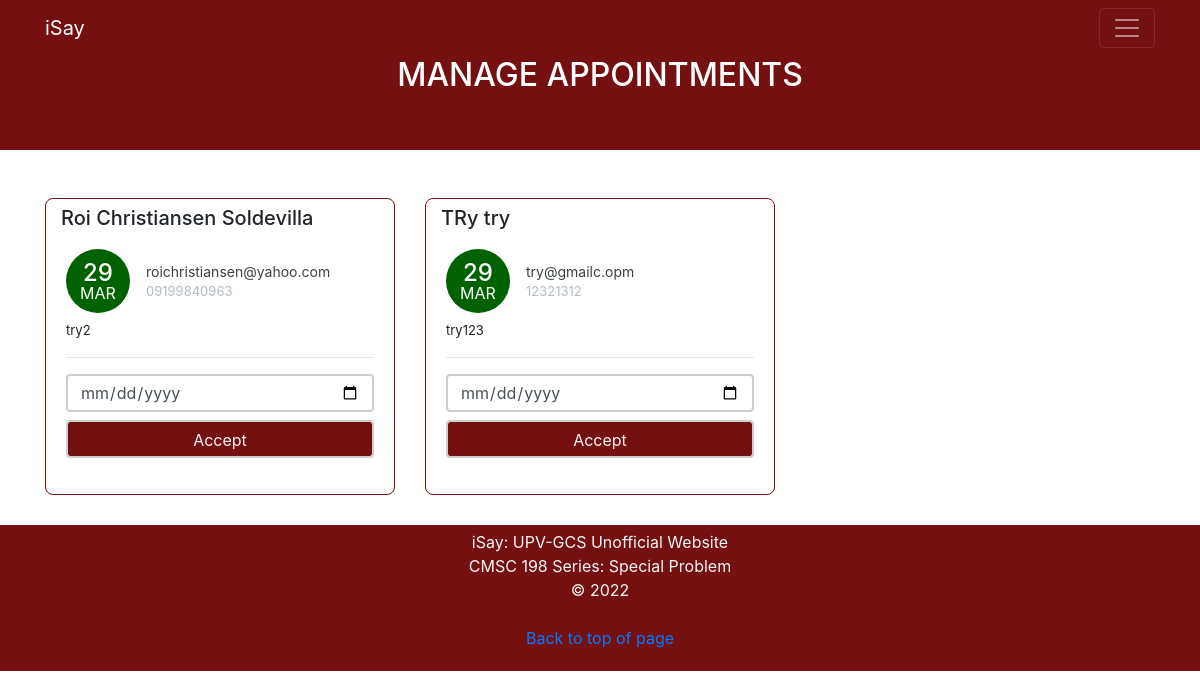
The app's page /manage-appointments/, older data.
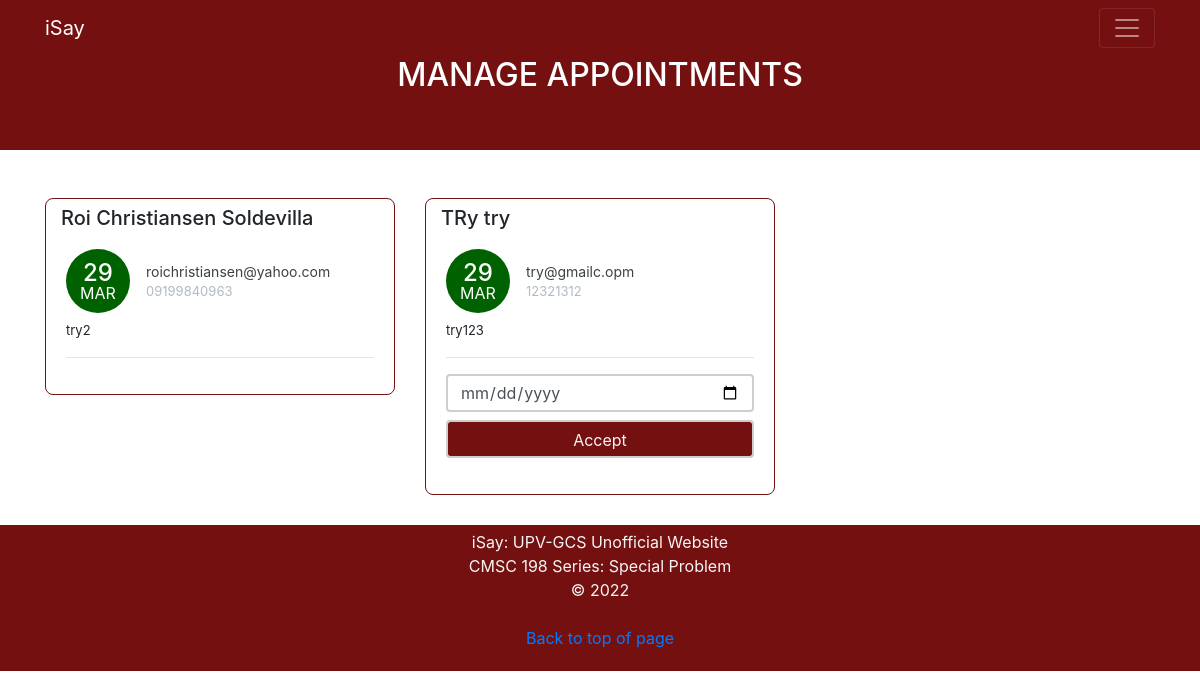
The same page, newer data.
### isay/models.py (models this page shows, shortened)
class Appointment(models.Model):
    first_name = models.CharField(max_length=50)
    last_name = models.CharField(max_length=50)
    email = models.CharField(max_length=50)
    phone = models.CharField(max_length=50)
    request = models.TextField(blank=True)
    sent_date = models.DateField(auto_now_add=True)
    accepted = models.BooleanField(default=False)
    accepted_date = models.DateField(auto_now_add=False, null=True, blank=True)
    class Meta:
        ordering = ["-sent_date"]

### isay/views.py (the view, shortened to what this page needs)
# urls.py: path("manage-appointments/", ManageAppointmentTemplateView.as_view(), name="manage"),
class ManageAppointmentTemplateView(ListView):
    template_name = "manage-appointments.html"
    model = Appointment
    context_object_name = "appointments"
    login_required = True
    paginate_by = 3
    def get_context_data(self, *args, **kwargs):
        context = super().get_context_data(*args, **kwargs)
        appointments = Appointment.objects.all()
        context.update({
            "title": "Manage Appointments"
        })
        return context

### templates/manage-appointments.html (shortened to what this page needs)
{% extends 'base.html' %}
{% block content %}
    <div class="text-center mb-4" style="background-color: rgb(117, 16, 17);">
      <div class="container text-white" style="background-color: rgb(117, 16, 17);">
        <h2>
          MANAGE APPOINTMENTS
        </h2><br><br>
      </div>
    </div>
    <div class="container mt-5">
        <div class="row">
        {% for app in appointments %}
            <div class="col-lg-4">
                <div class="card card-margin">
                    <div class="card-header no-border">
                        <h5 class="card-title">{{app.first_name}} {{app.last_name}}</h5>
                    </div>
                    <div class="card-body pt-0">
                        <div class="widget-49">
                            <div class="widget-49-title-wrapper">
                                <div class="widget-49-date-primary">
                                    <span class="widget-49-date-day">{{app.sent_date|date:"d"}}</span>
                                    <span class="widget-49-date-month">{{app.sent_date|date:"M"}}</span>
                                </div>
                                <div class="widget-49-meeting-info">
                                    <span class="widget-49-pro-title">{{app.email}}</span>
                                    <span class="widget-49-meeting-time">{{app.phone}}</span>
                                </div>
                            </div>
                            <div class="widget-49-meeting-points">
                                <span>{{app.request}}</span>
                            </div>
                            <hr class="w-100">
                            {% if app.accepted == False %}
                            <form method="POST" action="{% url 'manage' %}">
                            <div class="form-group">
                                <input type="date" name="date" class="form-control mb-2"
                                    placeholder="dd-mm-yyyy" value=""
                                    min="1997-01-01" max="2030-12-31">
                                <input class="btn-block form-control" type="submit" value="Accept" style="color: whitesmoke; background-color: rgb(117, 16, 17);">
                            </div>
                            </form>
                            {% endif %}
                        </div>
                    </div>
                </div>
            </div>
        {% endfor %}
        </div>
    </div>
{% endblock content %}

Row changes from the older to the newer data that the page shows:
changed Appointment "Roi Christiansen": accepted False → True (drawn); value "Accept" → (not shown)
